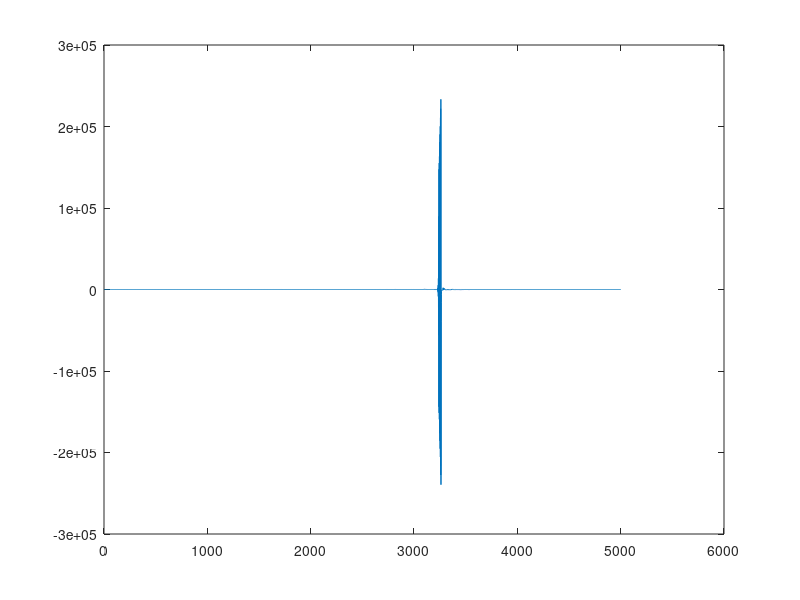

Here is the MATLAB script that generated this plot:
clc;clear;
%% Parameters
A=[0.906488 0.0816012 -0.0005;
   0.0741349 0.90121 -0.000708383;
   0         0        0.132655];
B=[-0.00150808;
    -0.0096;
    0.867345];
D=[0.00951892;
   0.00038373;
   0];
C=[0 0 1;
   0 0.6 0;
   -1.26 -0.9788 0.4852];
Q=[9.5256 7.3997 -3.6681;
   7.3997 7.9083 -2.8495;
   -3.6681 -2.8495 7.4125];
R=1;
gamma=1;
%% Optimal gain
H_star=[17.0727 -0.2606 -22.6994 0.3240 0.2674;
-0.2606 94.3007 0.3691 -0.7792 0.0566;
-22.6994 0.3691 47.0065 0.8347 0.5539;
0.3240 -0.7792 0.8347 5.7715 -0.0105;
0.2674 0.0566 -0.5539 -0.0105 -0.9929];
K_star=[-0.0383 0.1524 -0.1283];
Kw_star=[0.2699 0.0556 -0.5563];
%% Variables
iteration=250;step_number=5000;
K=cell(1,iteration);
Kw=cell(1,iteration);
H=cell(1,iteration);
L=cell(1,iteration);
y=cell(1,step_number);
u=cell(1,step_number);
wk=cell(1,step_number);
%% Initialization
L{1}=[0.1001    0.0998    0.1001];
H{1}= [17.0727 -0.2606 -22.6994 0.3240 0.2674;
-0.2606 94.3007 0.3691 -0.7792 0.0566;
-22.6994 0.3691 47.0065 0.8347 0.5539;
0.3240 -0.7792 0.8347 5.7715 -0.0105;
0.2674 0.0566 -0.5539 -0.0105 -0.9929];
y{1}=[-0.02000;0.03000;-0.18464];
K{1}=[-0.0383 0.1524 -0.1283];
Kw{1}=[0.2699 0.0556 -0.5563];
wk{1}=0.2*rand;
%% Loop
    for i=1:iteration
        r=[];
        X=[];
        for k=(i-1)*20+1:i*20
            %% Noise
            if k<=3000
                e=2*(sin(1.007*k) + (cos(0.62*k))^2 + sin(1.2*k) +cos(100*k))+0.2*rand;
                %e=0;
            else
                e=0;
            end
            u{k}=-K{i}*y{k}+e;
            %wk{k}=0.2*rand;
            %% Update stage
            %y{k+1}=C*A*pinv(C)*y{k}+C*B*u{k}+C*D*wk{k};
            y{k+1}=C*A*pinv(C)*y{k}+C*B*u{k};
            %% Policy evaluation
            r=[r;(y{k}'*(Q+K{i}'*R*K{i}-gamma^2*Kw{i}'*Kw{i})*y{k})];
            Zk=[eye(3);-K{i};-Kw{i}]*y{k};
            Zkp1=[eye(3);-K{i};-Kw{i}]*y{k+1};
            X=[X;(kron(Zk',Zk')-kron(Zkp1',Zkp1'))];  
        end
   % K_1=K;
   % Kw_1=Kw;
    m=H{i};
    s=pinv(X)*r;
    H{i+1}=reshape(s(1:25),5,5);
   % H=(H+H')/2;
   % index=index+1;
    %%
    Hyy=m(1:3,1:3);Hyu=m(1:3,4);Hyw=m(1:3,5);
    Huy=m(4,1:3);  Huu=m(4,4);  Huw=m(4,5);
    Hwy=m(5,1:3);  Hwu=m(5,4);  Hww=m(5,5);
    %% Policy improvement
    K{i+1}=pinv(Huu-Huw*pinv(Hww)*Hwu)*(Huw*pinv(Hww)*Hwy-Huy+L{i});
    L{i+1}=(Huu-Huw*pinv(Hww)*Hwu)*K{i+1}-(Huw*pinv(Hww)*Hwy-Huy);
    Kw{i+1}=pinv(Hww-Hwu*pinv(Huu)*Huw)*(Hwu*pinv(Huu)*Huy-Hwy);  
    end
    %% Plot
    K=cell2mat(K);
    Kw=cell2mat(Kw);
    H=cell2mat(H);
    L=cell2mat(L);
    y=cell2mat(y);
    u=cell2mat(u);
    wk=cell2mat(wk);
    figure
    plot(y(1,:))
    
    
      





